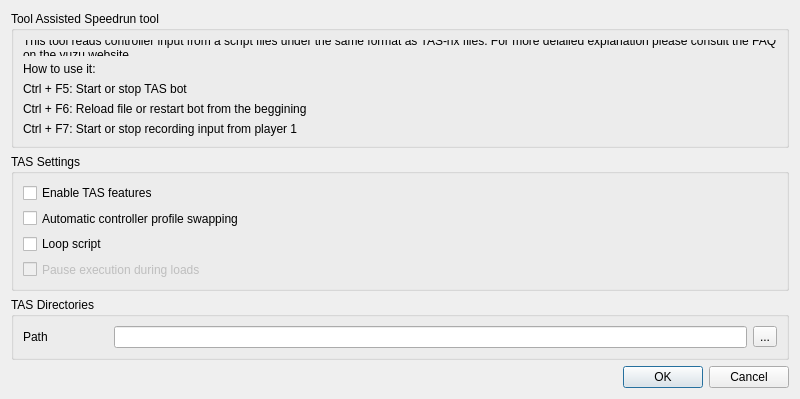
<?xml version="1.0" encoding="UTF-8"?>
<ui version="4.0">
  <class>ConfigureTas</class>
  <widget class="QDialog" name="ConfigureTas">
    <property name="geometry">
      <rect>
        <x>0</x>
        <y>0</y>
        <width>800</width>
        <height>300</height>
      </rect>
    </property>
    <property name="windowTitle">
      <string>Dialog</string>
    </property>
    <layout class="QVBoxLayout" name="verticalLayout_1">
      <item>
        <layout class="QHBoxLayout" name="horizontalLayout">
          <item>
            <widget class="QGroupBox" name="groupBox">
              <property name="title">
                <string>Tool Assisted Speedrun tool</string>
              </property>
              <layout class="QGridLayout" name="gridLayout">
                <item row="0" column="0" colspan="1">
                  <widget class="QLabel" name="label_1">
                    <property name="text">
                      <string>This tool reads controller input from a script files under the same format as TAS-nx files. For more delailed explanation please consult the FAQ on the yuzu website.</string>
                    </property>
                    <property name="wordWrap">
                      <bool>true</bool>
                    </property>
                  </widget>
                </item>
                <item row="1" column="0" colspan="1">
                  <widget class="QLabel" name="label_2">
                    <property name="text">
                      <string>How to use it:</string>
                    </property>
                    <property name="wordWrap">
                      <bool>true</bool>
                    </property>
                  </widget>
                </item>
                <item row="2" column="0" colspan="1">
                  <widget class="QLabel" name="label_3">
                    <property name="text">
                      <string>Ctrl + F5: Start or stop TAS bot</string>
                    </property>
                  </widget>
                </item>
                <item row="3" column="0" colspan="1">
                  <widget class="QLabel" name="label_4">
                    <property name="text">
                      <string>Ctrl + F6: Reload file or restart bot from the beggining</string>
                    </property>
                  </widget>
                </item>
                <item row="4" column="0" colspan="1">
                  <widget class="QLabel" name="label_5">
                    <property name="text">
                      <string>Ctrl + F7: Start or stop recording input from player 1</string>
                    </property>
                  </widget>
                </item>
              </layout>
            </widget>
          </item>
        </layout>
      </item>
      <item>
        <layout class="QHBoxLayout" name="horizontalLayout">
          <item>
            <widget class="QGroupBox" name="groupBox">
              <property name="title">
                <string>TAS Settings</string>
              </property>
              <layout class="QGridLayout" name="gridLayout">
                <item row="0" column="0" colspan="4">
                  <widget class="QCheckBox" name="tas_enable">
                    <property name="text">
                      <string>Enable TAS features</string>
                    </property>
                  </widget>
                </item>
                <item row="1" column="0" colspan="4">
                  <widget class="QCheckBox" name="tas_control_swap">
                    <property name="text">
                      <string>Automatic controller profile swapping</string>
                    </property>
                  </widget>
                </item>
                <item row="2" column="0" colspan="4">
                  <widget class="QCheckBox" name="tas_loop_script">
                    <property name="text">
                      <string>Loop script</string>
                    </property>
                  </widget>
                </item>
                <item row="3" column="0" colspan="4">
                  <widget class="QCheckBox" name="tas_pause_on_load">
                    <property name="enabled">
                      <bool>false</bool>
                    </property>
                    <property name="text">
                      <string>Pause execution during loads</string>
                    </property>
                  </widget>
                </item>
              </layout>
            </widget>
          </item>
        </layout>
      </item>
      <item>
        <layout class="QHBoxLayout" name="horizontalLayout">
          <item>
            <widget class="QGroupBox" name="groupBox">
              <property name="title">
                <string>TAS Directories</string>
              </property>
              <layout class="QGridLayout" name="gridLayout">
                <item row="0" column="0">
                  <widget class="QLabel" name="label">
                    <property name="text">
                      <string>Path</string>
                    </property>
                  </widget>
                </item>
                <item row="0" column="3">
                  <widget class="QToolButton" name="tas_path_button">
                    <property name="text">
                      <string>...</string>
                    </property>
                  </widget>
                </item>
                <item row="0" column="2">
                  <widget class="QLineEdit" name="tas_path_edit"/>
                </item>
                <item row="0" column="1">
                  <spacer name="horizontalSpacer">
                    <property name="orientation">
                      <enum>Qt::Horizontal</enum>
                    </property>
                    <property name="sizeType">
                      <enum>QSizePolicy::Maximum</enum>
                    </property>
                    <property name="sizeHint" stdset="0">
                      <size>
                        <width>60</width>
                        <height>20</height>
                      </size>
                    </property>
                  </spacer>
                </item>
              </layout>
            </widget>
          </item>
        </layout>
      </item>
      <item>
        <widget class="QDialogButtonBox" name="buttonBox">
          <property name="sizePolicy">
            <sizepolicy hsizetype="Preferred" vsizetype="Preferred">
              <horstretch>0</horstretch>
              <verstretch>0</verstretch>
            </sizepolicy>
          </property>
          <property name="orientation">
            <enum>Qt::Horizontal</enum>
          </property>
          <property name="standardButtons">
            <set>QDialogButtonBox::Cancel|QDialogButtonBox::Ok</set>
          </property>
        </widget>
      </item>
    </layout>
  </widget>
  <resources/>
  <connections>
    <connection>
      <sender>buttonBox</sender>
      <signal>accepted()</signal>
      <receiver>ConfigureTas</receiver>
      <slot>accept()</slot>
    </connection>
    <connection>
      <sender>buttonBox</sender>
      <signal>rejected()</signal>
      <receiver>ConfigureTas</receiver>
      <slot>reject()</slot>
    </connection>
  </connections>
</ui>
